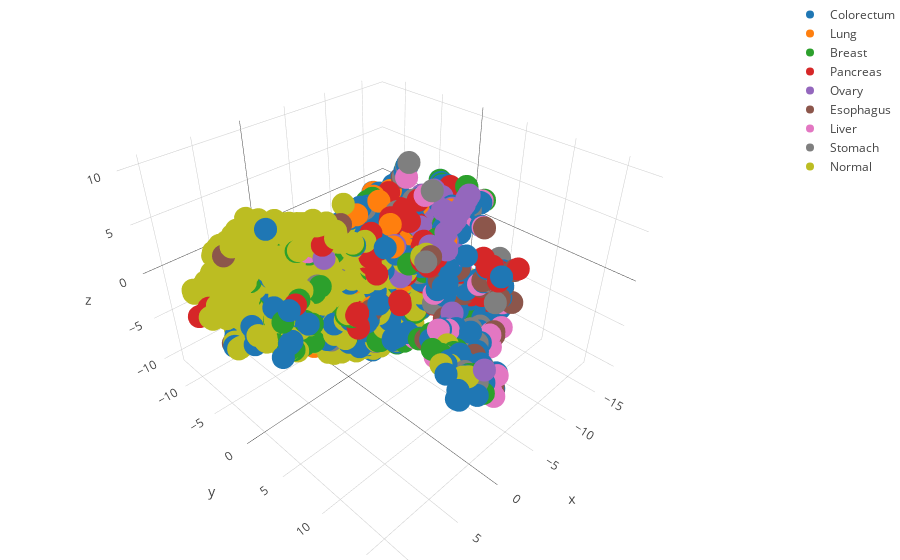
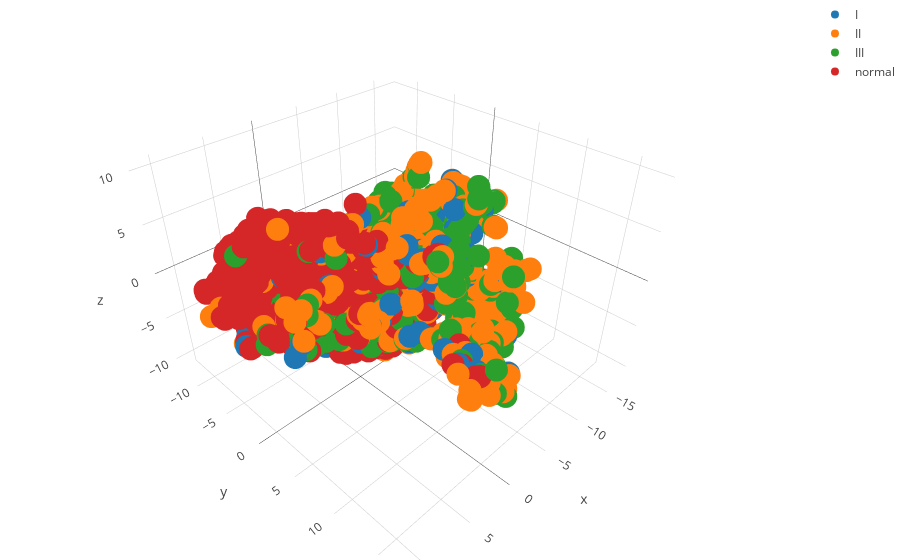

The notebook cell these images were saved under, in order:
### Code cell
# Generating figure for 2D and 3D figures for T-SNE compressed data
gen_scatter(types, tsne_calc, y_types, file='tsne_2d_types.png')
gen_3d_plotly(types, tsne_calc_3D, y_types, file='tsne_3d_types.html')
gen_scatter(stages, tsne_calc, y_stages, file='tsne_2d_stages.png')
gen_3d_plotly(stages, tsne_calc_3D, y_stages, file='tsne_3d_stages.html')
